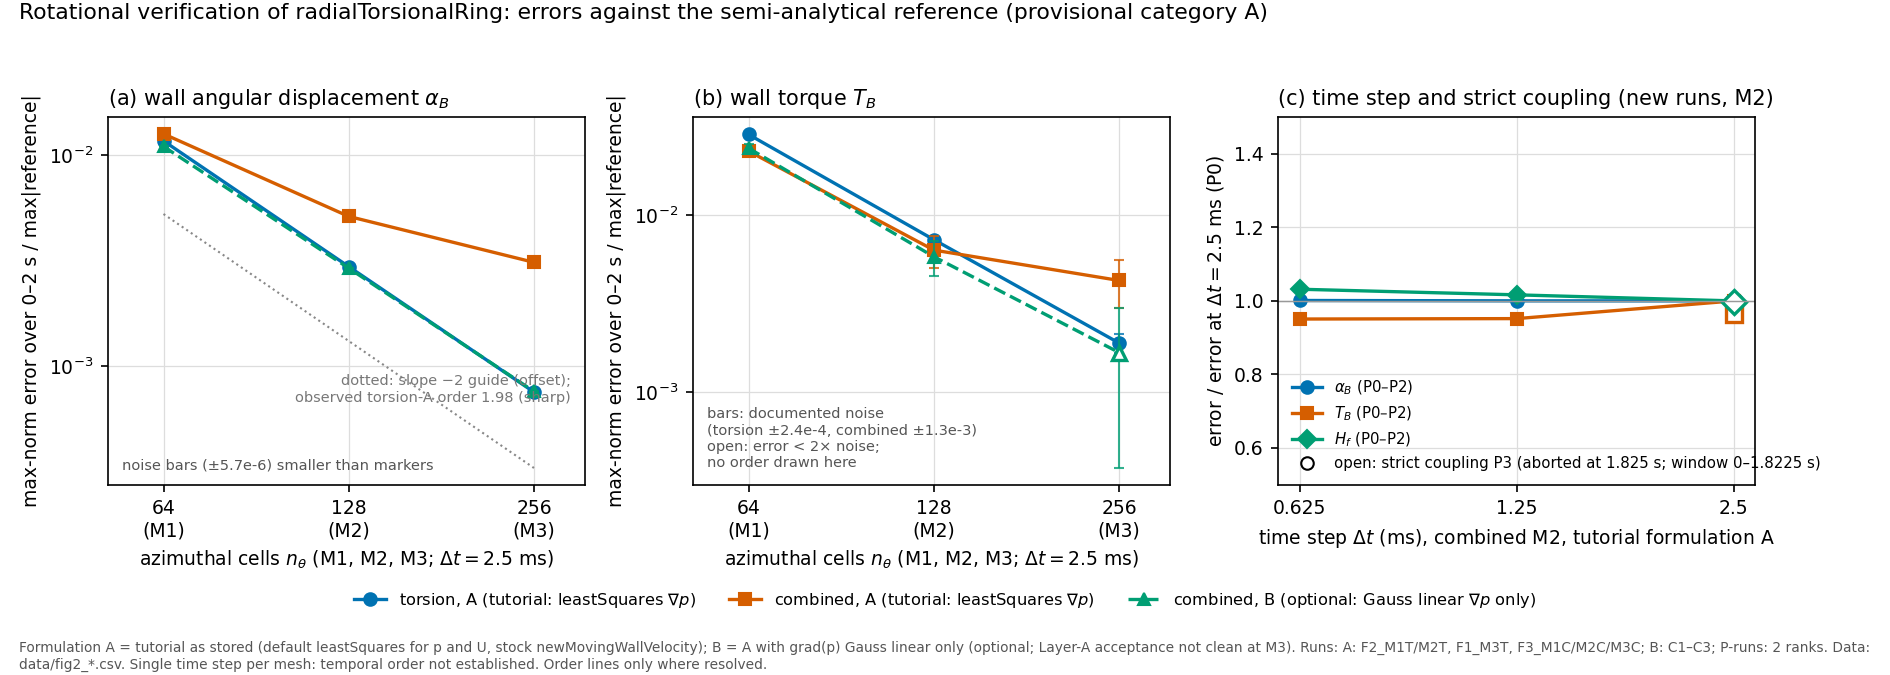

Write Python code to recreate this figure.
#!/usr/bin/env python3
"""Figure 2: rotational verification and the combined-member error floor. Reads data/fig2_convergence.csv and data/fig2_timestep_strict.csv only.
Order lines are drawn ONLY where the observed order is resolved (torsion alpha_B, sharp interval); never as a fit elsewhere.
Usage: python3 fig2_rotational_convergence.py [DATA_DIR] [OUT_PREFIX]"""
import csv, os, sys
import numpy as np
import matplotlib
matplotlib.use("Agg")
matplotlib.rcParams.update({"font.size": 9, "font.family": "DejaVu Sans"})
import matplotlib.pyplot as plt
HERE = os.path.dirname(os.path.abspath(__file__)); DATA = sys.argv[1] if len(sys.argv) > 1 else os.path.join(HERE, "data"); OUT = sys.argv[2] if len(sys.argv) > 2 else "fig2_rotational_convergence"
OI = dict(blue="#0072B2", verm="#D55E00", green="#009E73", grey="#555555")
rows = list(csv.DictReader(open(os.path.join(DATA, "fig2_convergence.csv"))))
def get(f, mem, q):
    d = {r["mesh"]: r for r in rows if r["formulation"] == f and r["member"] == mem and r["qoi"] == q}
    return [float(d[m]["E_max_over_peak"]) for m in ("M1", "M2", "M3")], [float(d["M3"]["noise_over_peak"]) if d["M3"]["noise_over_peak"] else 0.0][0]
ntheta = np.array([64, 128, 256])
SER = [("A", "torsion", OI["blue"], "o", "-", "torsion, A (tutorial: leastSquares $\\nabla p$)"), ("A", "combined", OI["verm"], "s", "-", "combined, A (tutorial: leastSquares $\\nabla p$)"),
       ("B", "combined", OI["green"], "^", "--", "combined, B (optional: Gauss linear $\\nabla p$ only)")]
_p = os.path.join(DATA, "fig2_timestep_strict.csv")
has_dt = os.path.exists(_p) and {"P0", "P1", "P2"} <= {r["run"] for r in csv.DictReader(open(_p))}
fig, axs = plt.subplots(1, 3 if has_dt else 2, figsize=(12.6 if has_dt else 8.6, 4.5))
for ax, q, title in ((axs[0], "alpha_B", r"(a) wall angular displacement $\alpha_B$"), (axs[1], "T_B", r"(b) wall torque $T_B$")):
    for f, mem, col, mk, ls, lab in SER:
        e, noise = get(f, mem, q)
        ax.loglog(ntheta, e, color=col, marker=mk, ls=ls, lw=1.6, ms=6, label=lab)
        if noise > 0:
            lim = [i for i, v in enumerate(e) if v < 2 * noise]
            ax.errorbar(ntheta, e, yerr=noise, fmt="none", ecolor=col, elinewidth=1.0, capsize=2.5, alpha=0.8)
            for i in lim: ax.plot(ntheta[i], e[i], marker=mk, ms=6.5, mfc="white", mec=col, mew=1.6, ls="none", zorder=5)
    ax.set_title(title, fontsize=10, loc="left"); ax.set_xlabel(r"azimuthal cells $n_\theta$ (M1, M2, M3; $\Delta t=2.5$ ms)"); ax.set_xticks(ntheta); ax.set_xticklabels(["64\n(M1)", "128\n(M2)", "256\n(M3)"])
    ax.minorticks_off(); ax.grid(True, which="major", color="#dddddd", lw=0.6); ax.set_ylabel("max-norm error over 0–2 s / max|reference|")
e0, _ = get("A", "torsion", "alpha_B"); xs = np.array([64, 256]); axs[0].loglog(xs, 0.45 * e0[0] * (xs / 64.0) ** -2, color="#888888", lw=1.0, ls=":")
axs[0].text(0.97, 0.30, "dotted: slope −2 guide (offset);\nobserved torsion-A order 1.98 (sharp)", transform=axs[0].transAxes, fontsize=7, color="#777777", ha="right", va="top")
axs[1].text(0.03, 0.04, "bars: documented noise\n(torsion ±2.4e-4, combined ±1.3e-3)\nopen: error < 2× noise;\nno order drawn here", transform=axs[1].transAxes, fontsize=7, color=OI["grey"], va="bottom")
axs[0].text(0.03, 0.04, "noise bars (±5.7e-6) smaller than markers", transform=axs[0].transAxes, fontsize=7, color=OI["grey"])
for ax in axs[:2]:
    ax.set_xticks(ntheta); ax.set_xticklabels(["64\n(M1)", "128\n(M2)", "256\n(M3)"]); ax.minorticks_off(); ax.set_xlim(52, 310)
h, l = axs[0].get_legend_handles_labels(); fig.legend(h, l, loc="lower center", ncol=3, fontsize=7.8, frameon=False, bbox_to_anchor=(0.5, 0.075))
if has_dt:
    ax = axs[2]; d = list(csv.DictReader(open(os.path.join(DATA, "fig2_timestep_strict.csv"))))
    def v(run, q):
        r = [r for r in d if r["run"] == run and r["qoi"] == q][0]; return float(r["E_max_over_peak"]) / float(r["E_P0_same_window"])
    x = [0.625, 1.25, 2.5]
    for q, mk, col, lab in (("alpha_B", "o", OI["blue"], r"$\alpha_B$"), ("T_B", "s", OI["verm"], r"$T_B$"), ("H_f", "D", OI["green"], r"$H_f$")):
        y = [v("P2", q), v("P1", q), v("P0", q)]; ax.semilogx(x, np.array(y), marker=mk, color=col, lw=1.6, ms=6, label=lab + " (P0–P2)")
        if any(r["run"] == "P3" for r in d): ax.plot([2.5], [v("P3", q)], marker=mk, mfc="white", mec=col, mew=1.6, ls="none", ms=8)
    ax.axhline(1, color="#999999", lw=0.7); ax.set_ylim(0.5, 1.5); ax.set_xticks(x); ax.set_xticklabels(["0.625", "1.25", "2.5"]); ax.minorticks_off()
    ax.set_xlabel(r"time step $\Delta t$ (ms), combined M2, tutorial formulation A"); ax.set_ylabel(r"error / error at $\Delta t=2.5$ ms (P0)")
    ax.set_title("(c) time step and strict coupling (new runs, M2)", fontsize=10, loc="left"); ax.grid(True, color="#dddddd", lw=0.6)
    ax.plot([], [], marker="o", mfc="white", mec="k", ls="none", label="open: strict coupling P3 (aborted at 1.825 s; window 0–1.8225 s)")
    ax.legend(fontsize=7.2, frameon=False, loc="lower left")
fig.suptitle("Rotational verification of radialTorsionalRing: errors against the semi-analytical reference (provisional category A)", fontsize=10.5, x=0.01, ha="left", y=0.995)
fig.text(0.01, 0.005, "Formulation A = tutorial as stored (default leastSquares for p and U, stock newMovingWallVelocity); B = A with grad(p) Gauss linear only (optional; Layer-A acceptance not clean at M3). Runs: A: F2_M1T/M2T, F1_M3T, F3_M1C/M2C/M3C; B: C1–C3; "
         "P-runs: 2 ranks. Data: data/fig2_*.csv. Single time step per mesh: temporal order not established. Order lines only where resolved.", fontsize=6.6, color=OI["grey"], va="bottom", wrap=True)
fig.tight_layout(rect=[0, 0.12, 1, 0.965]); fig.savefig(OUT + ".png", dpi=150)
print("written", OUT + ".png")
